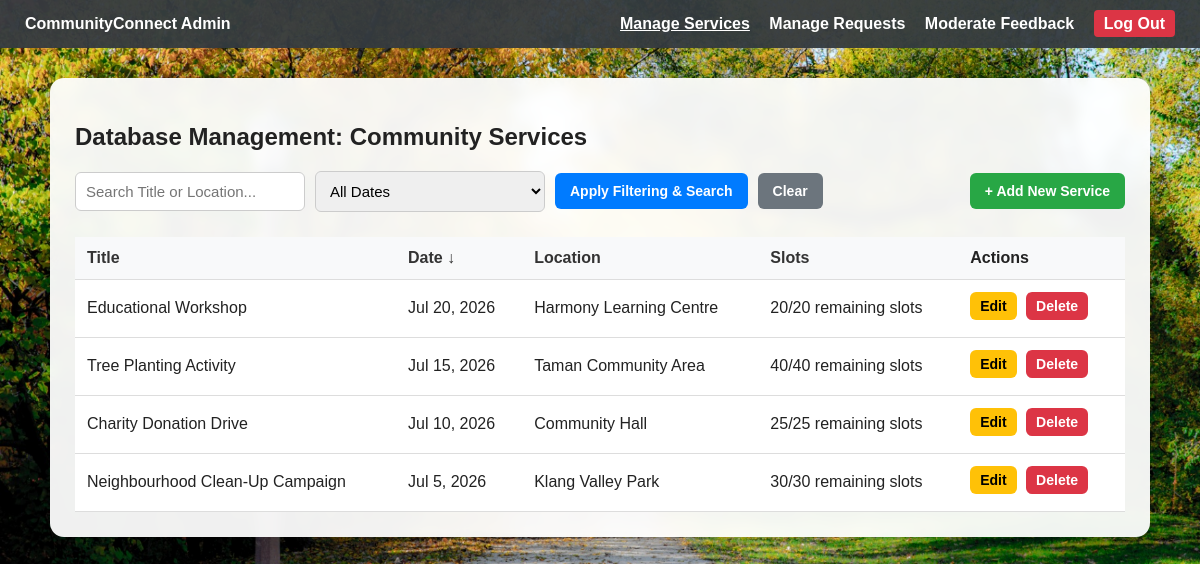
The app's page /admin.php (signed in), older data.
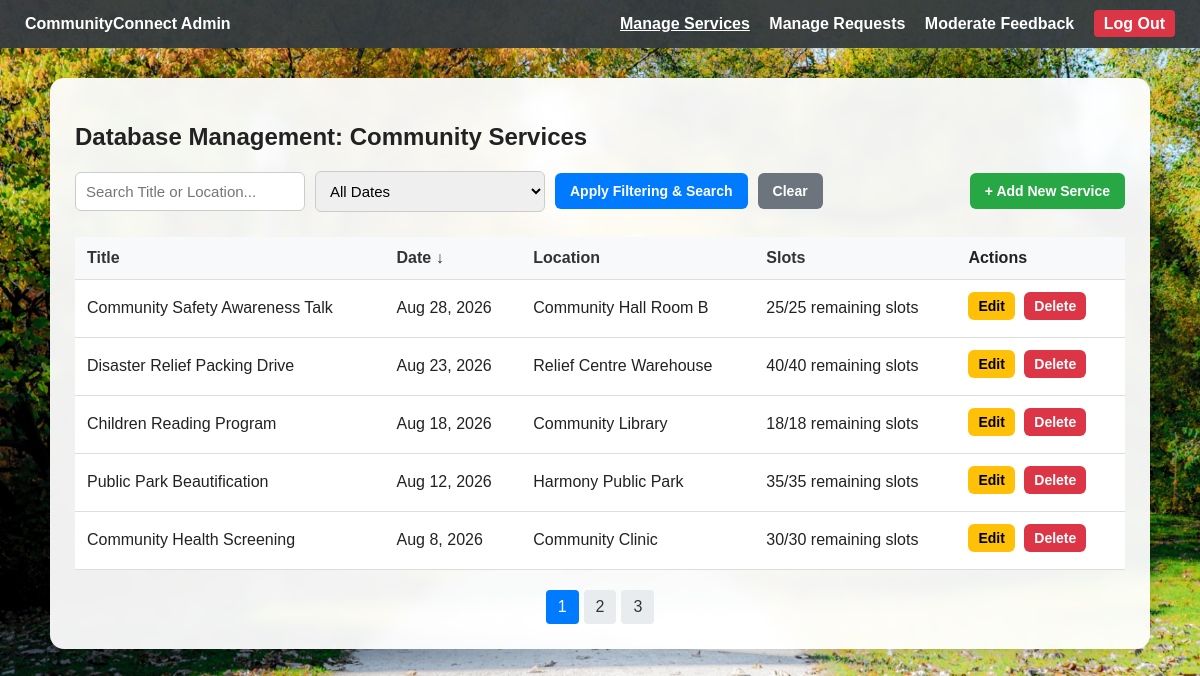
The same page, newer data.
### tables this page shows
CREATE TABLE CommunityServices (
    ServiceID INT AUTO_INCREMENT PRIMARY KEY,
    Title VARCHAR(150) NOT NULL,
    Description TEXT NOT NULL,
    EventDate DATE NOT NULL,
    EventStartTime TIME NOT NULL,
    EventEndTime TIME NOT NULL,
    Location VARCHAR(150) NOT NULL,
    Capacity INT NOT NULL,
    AdminID INT,
    CreatedAt TIMESTAMP DEFAULT CURRENT_TIMESTAMP,
    FOREIGN KEY (AdminID) REFERENCES Users(UserID)
);

### admin.php (the view, shortened to what the changed rows need)
<?php
require 'db_connect.php';
$sort_col = isset($_GET['sort']) ? $_GET['sort'] : 'EventDate';
$sort_dir = isset($_GET['dir']) && $_GET['dir'] == 'ASC' ? 'ASC' : 'DESC';
$page = isset($_GET['page']) ? intval($_GET['page']) : 1;
$limit = 5;
$sql_where = "WHERE 1=1 ";
$count_query = "SELECT COUNT(*) as total FROM CommunityServices " . $sql_where;
$count_result = $conn->query($count_query);
$total_rows = $count_result->fetch_assoc()['total'];
$total_pages = ceil($total_rows / $limit);
$offset = ($page - 1) * $limit;
$sql = "
    SELECT
        CommunityServices.*,
        (
            SELECT COUNT(*)
            FROM ParticipationRequests pr
            WHERE pr.ServiceID = CommunityServices.ServiceID
            AND pr.Status = 'Approved'
        ) AS approved_count,
        (
            Capacity - (
                SELECT COUNT(*)
                FROM ParticipationRequests pr
                WHERE pr.ServiceID = CommunityServices.ServiceID
                AND pr.Status = 'Approved'
            )
        ) AS remaining_slots
    FROM CommunityServices
    $sql_where
    ORDER BY $sort_col $sort_dir
    LIMIT $limit OFFSET $offset
";
$result = $conn->query($sql);
function build_url($updates) {
    $params = $_GET;
    foreach($updates as $key => $value) { $params[$key] = $value; }
    return '?' . http_build_query($params);
}
?>
<!DOCTYPE html>
<html lang="en">
<head>
    <link rel="stylesheet" href="style.css">
</head>
<body>
<div class="container">
    <h2>Database Management: Community Services</h2>
    <table>
        <thead>
            <tr>
                <?php $next_dir = ($sort_dir == 'ASC') ? 'DESC' : 'ASC'; ?>
                <th><a href="<?php echo build_url(['sort'=>'Title', 'dir'=>$next_dir]); ?>">Title <?php if($sort_col=='Title') echo ($sort_dir=='ASC')?'&uarr;':'&darr;'; ?></a></th>
                <th><a href="<?php echo build_url(['sort'=>'EventDate', 'dir'=>$next_dir]); ?>">Date <?php if($sort_col=='EventDate') echo ($sort_dir=='ASC')?'&uarr;':'&darr;'; ?></a></th>
                <th><a href="<?php echo build_url(['sort'=>'Location', 'dir'=>$next_dir]); ?>">Location <?php if($sort_col=='Location') echo ($sort_dir=='ASC')?'&uarr;':'&darr;'; ?></a></th>
                <th><a href="<?php echo build_url(['sort'=>'Capacity', 'dir'=>$next_dir]); ?>">Slots <?php if($sort_col=='Capacity') echo ($sort_dir=='ASC')?'&uarr;':'&darr;'; ?></a></th>
                <th>Actions</th>
            </tr>
        </thead>
        <tbody>
            <?php
            if ($result->num_rows > 0) {
                while($row = $result->fetch_assoc()) {
                    echo "<tr>";
                    echo "<td>" . htmlspecialchars($row['Title']) . "</td>";
                    echo "<td>" . date("M j, Y", strtotime($row['EventDate'])) . "</td>";
                    echo "<td>" . htmlspecialchars($row['Location']) . "</td>";
                    $remaining_slots = max(0, intval($row['remaining_slots']));
                    $total_capacity = intval($row['Capacity']);
                    echo "<td>" . $remaining_slots . "/" . $total_capacity . " remaining slots</td>";
                    echo "<td>
                            <a href='admin.php?action=edit&id=" . $row['ServiceID'] . "' class='btn-warning'>Edit</a>
                            <a href='admin.php?delete=" . $row['ServiceID'] . "' class='btn-danger' onclick=\"return confirm('Confirm deletion from database?');\">Delete</a>
                          </td>";
                    echo "</tr>";
                }
            } else {
                echo "<tr><td colspan='5' style='text-align: center;'>No community services found in the database.</td></tr>";
            }
            ?>
        </tbody>
    </table>
    <?php if ($total_pages > 1): ?>
    <div class="pagination">
        <?php for ($i = 1; $i <= $total_pages; $i++): ?>
            <a href="<?php echo build_url(['page' => $i]); ?>" class="<?php echo ($page == $i) ? 'active' : ''; ?>">
                <?php echo $i; ?>
            </a>
        <?php endfor; ?>
    </div>
    <?php endif; ?>
</div>
</body>
</html>

Row changes from the older to the newer data that the page shows:
no longer on this page (row edited): communityservices: Title "Educational Workshop", EventDate "Jul 20, 2026", Location "Harmony Learning Centre", remaining_slots "20", Capacity "20"
no longer on this page (row edited): communityservices: Title "Tree Planting Activity", EventDate "Jul 15, 2026", Location "Taman Community Area", remaining_slots "40", Capacity "40"
no longer on this page (row edited): communityservices: Title "Charity Donation Drive", EventDate "Jul 10, 2026", Location "Community Hall", remaining_slots "25", Capacity "25"
no longer on this page (row edited): communityservices: Title "Neighbourhood Clean-Up Campaign", EventDate "Jul 5, 2026", Location "Klang Valley Park", remaining_slots "30", Capacity "30"
added communityservices: Title "Community Safety Awareness Talk", EventDate "Aug 28, 2026", Location "Community Hall Room B", remaining_slots "25", Capacity "25"
added communityservices: Title "Disaster Relief Packing Drive", EventDate "Aug 23, 2026", Location "Relief Centre Warehouse", remaining_slots "40", Capacity "40"
added communityservices: Title "Children Reading Program", EventDate "Aug 18, 2026", Location "Community Library", remaining_slots "18", Capacity "18"
added communityservices: Title "Public Park Beautification", EventDate "Aug 12, 2026", Location "Harmony Public Park", remaining_slots "35", Capacity "35"
added communityservices: Title "Community Health Screening", EventDate "Aug 8, 2026", Location "Community Clinic", remaining_slots "30", Capacity "30"
Text that changed along with them:
new list line: "1"
new list line: "2"
new list line: "3"
